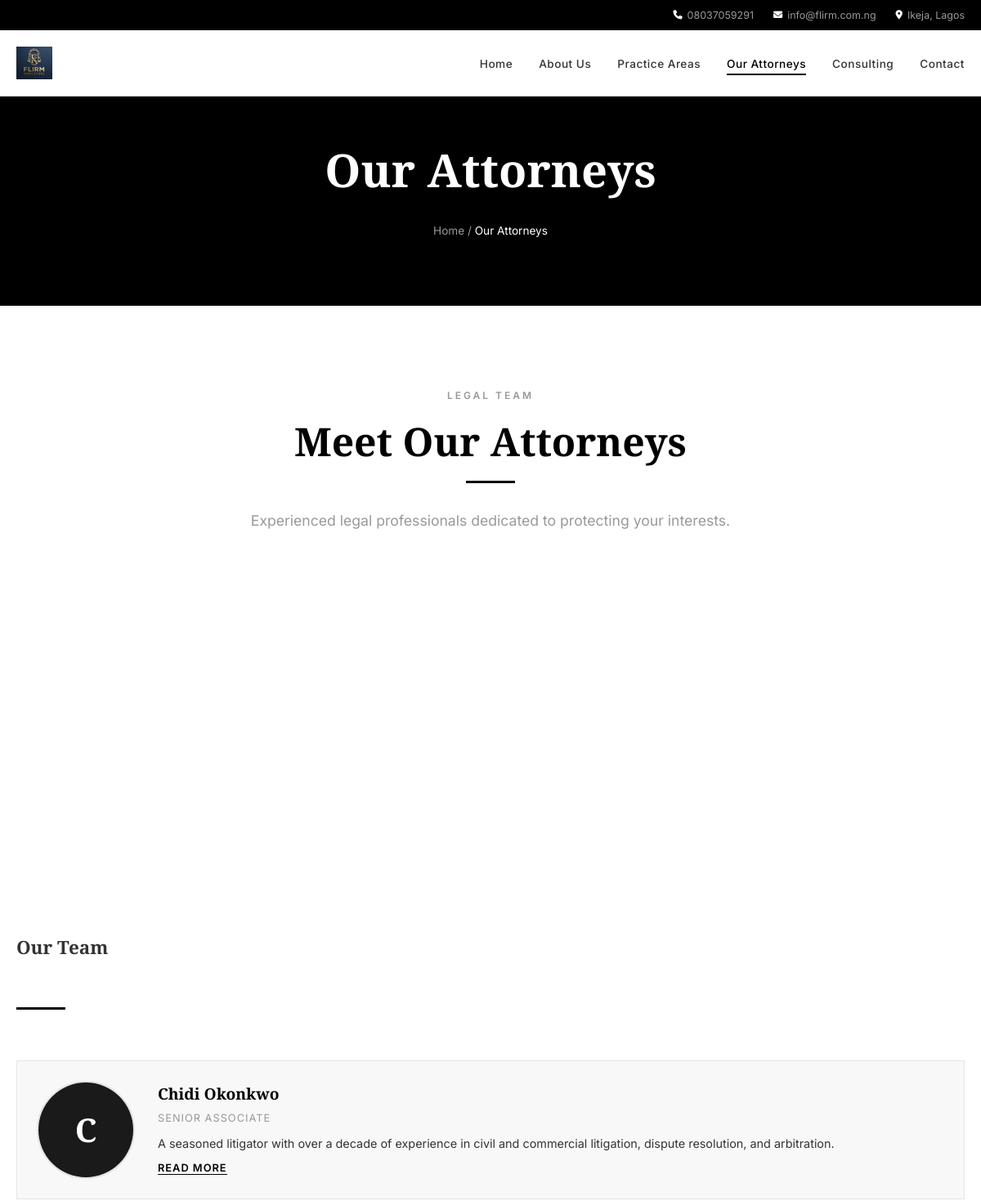
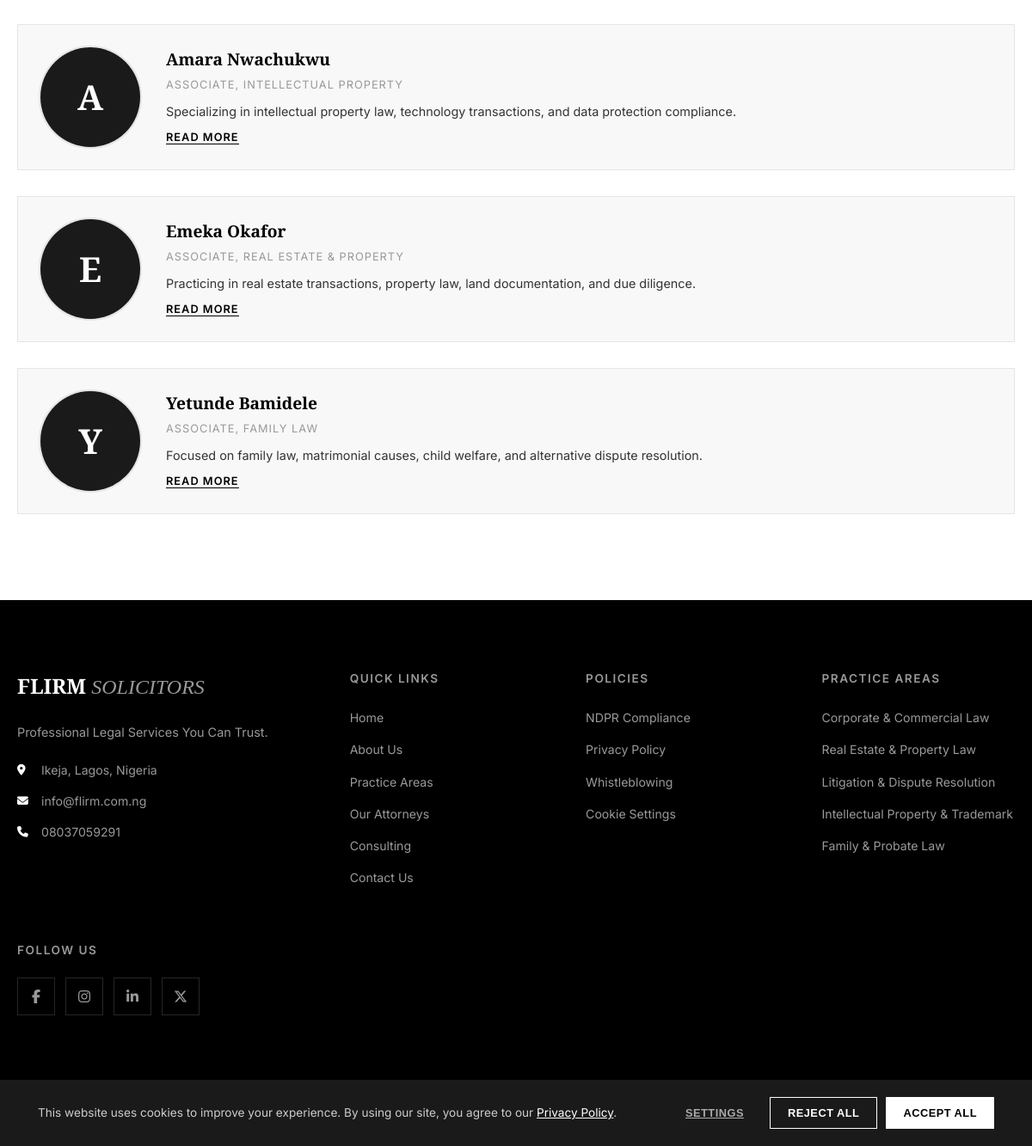
Screenshot of /attorneys.php with the database file from the repository (2 pictures, top to bottom).
### tables this page shows
CREATE TABLE site_settings (
    id INT PRIMARY KEY AUTO_INCREMENT,
    site_name VARCHAR(255) NOT NULL DEFAULT 'FLIRM SOLICITORS',
    site_tagline VARCHAR(255) DEFAULT 'Professional Legal Services Rooted in Integrity, Excellence & Results',
    site_description TEXT,
    logo_url VARCHAR(255) DEFAULT 'assets/images/logo.png',
    favicon_url VARCHAR(255) DEFAULT 'assets/images/favicon.ico',
    footer_text TEXT,
    copyright_text VARCHAR(255) DEFAULT '© 2026 FLIRM SOLICITORS. All Rights Reserved.',
    smtp_host VARCHAR(255) DEFAULT NULL,
    smtp_port VARCHAR(10) DEFAULT NULL,
    smtp_username VARCHAR(255) DEFAULT NULL,
    smtp_password VARCHAR(255) DEFAULT NULL,
    smtp_from_email VARCHAR(255) DEFAULT NULL,
    smtp_from_name VARCHAR(255) DEFAULT NULL,
    updated_at TIMESTAMP DEFAULT CURRENT_TIMESTAMP ON UPDATE CURRENT_TIMESTAMP
);

CREATE TABLE attorneys (
    id INT PRIMARY KEY AUTO_INCREMENT,
    name VARCHAR(255) NOT NULL,
    title VARCHAR(255) NOT NULL,
    short_bio TEXT,
    bio TEXT,
    image_url VARCHAR(255),
    display_order INT DEFAULT 0,
    is_active TINYINT(1) DEFAULT 1,
    created_at TIMESTAMP DEFAULT CURRENT_TIMESTAMP
);

CREATE TABLE footer_content (
    id INT PRIMARY KEY AUTO_INCREMENT,
    about_text TEXT,
    address VARCHAR(255) DEFAULT 'Ikeja, Lagos, Nigeria',
    email VARCHAR(100) DEFAULT 'info@flirm.com.ng',
    phone VARCHAR(50) DEFAULT '08037059291',
    copyright_text VARCHAR(255) DEFAULT '© 2026 FLIRM SOLICITORS. All Rights Reserved.',
    updated_at TIMESTAMP DEFAULT CURRENT_TIMESTAMP ON UPDATE CURRENT_TIMESTAMP
);

CREATE TABLE practice_areas (
    id INT PRIMARY KEY AUTO_INCREMENT,
    title VARCHAR(255) NOT NULL,
    short_description TEXT,
    services TEXT,
    icon_class VARCHAR(100) DEFAULT 'fa-gavel',
    display_order INT DEFAULT 0,
    is_active TINYINT(1) DEFAULT 1,
    created_at TIMESTAMP DEFAULT CURRENT_TIMESTAMP
);

CREATE TABLE social_media (
    id INT PRIMARY KEY AUTO_INCREMENT,
    platform VARCHAR(50) NOT NULL,
    url VARCHAR(255) NOT NULL,
    icon_class VARCHAR(100),
    display_order INT DEFAULT 0,
    is_active TINYINT(1) DEFAULT 1
);

### includes/db.php (called while the page is built, shortened)
<?php
class Database {
    private static $instance = null;
    private $conn;
    private function __construct() {
        try {
            $this->conn = new mysqli(DB_HOST, DB_USER, DB_PASS, DB_NAME);
            $this->conn->set_charset('utf8mb4');
        } catch (Throwable $e) {
            http_response_code(500);
            die('Database connection failed: ' . htmlspecialchars($e->getMessage()));
        }
    }
    public static function getInstance() {
        if (self::$instance === null) {
            self::$instance = new self();
        }
        return self::$instance;
    }
    public function query($sql) {
        return $this->conn->query($sql);
    }
    public function fetchAll($sql) {
        $result = $this->query($sql);
        $data = [];
        if ($result && $result->num_rows > 0) {
            while ($row = $result->fetch_assoc()) {
                $data[] = $row;
            }
        }
        return $data;
    }
    public function fetchOne($sql) {
        $result = $this->query($sql);
        if ($result && $result->num_rows > 0) {
            return $result->fetch_assoc();
        }
        return null;
    }
}

### includes/functions.php (called while the page is built, shortened)
<?php
require_once 'db.php';
function getSetting($key) {
    $db = Database::getInstance();
    $settings = $db->fetchOne("SELECT * FROM site_settings WHERE id = 1");
    return $settings[$key] ?? '';
}
function getPracticeAreas() {
    return Database::getInstance()->fetchAll("SELECT * FROM practice_areas WHERE is_active = 1 ORDER BY display_order ASC");
}
function getSocialMedia() {
    return Database::getInstance()->fetchAll("SELECT * FROM social_media WHERE is_active = 1 ORDER BY display_order ASC");
}
function getFooterContent() {
    return Database::getInstance()->fetchOne("SELECT * FROM footer_content WHERE id = 1");
}
function getAttorneys() {
    return Database::getInstance()->fetchAll("SELECT * FROM attorneys WHERE is_active = 1 ORDER BY display_order ASC");
}
function imgExists($path) {
    return !empty($path) && file_exists(ROOT_PATH . $path);
}
        ?><img src="<?= SITE_URL . htmlspecialchars($path) ?>" alt="<?= htmlspecialchars($alt) ?>" style="<?= $style ?>"><?php

### attorneys.php (the view, shortened to what this page needs)
<?php require_once 'includes/header.php'; ?>
<?php $attorneys = getAttorneys(); ?>
<section class="page-hero">
    <div class="container">
        <h1>Our Attorneys</h1>
        <p class="breadcrumb"><a href="<?= SITE_URL ?>">Home</a> / <span>Our Attorneys</span></p>
    </div>
</section>
<section class="section section-white">
    <div class="container">
        <div class="text-center animate-on-scroll">
            <span class="section-tag">Legal Team</span>
            <h2 class="section-title">Meet Our Attorneys</h2>
            <div class="title-line center"></div>
            <p class="section-subtitle">Experienced legal professionals dedicated to protecting your interests.</p>
        </div>
        <?php if (!empty($attorneys)): ?>
        <div class="attorneys-grid" style="margin-top:60px;">
            <h3 style="font-family:var(--font-serif);font-size:1.4rem;margin-bottom:4px;">Our Team</h3>
            <div class="title-line" style="margin-bottom:32px;"></div>
            <?php foreach ($attorneys as $att): ?>
            <div class="attorney-card" data-attorney="<?= htmlspecialchars($att['name']) ?>">
                <div class="attorney-img">
                    <?php if (imgExists($att['image_url'] ?? '')): ?>
                    <img src="<?= SITE_URL . htmlspecialchars($att['image_url']) ?>" alt="<?= htmlspecialchars($att['name']) ?>">
                    <?php else: ?>
                    <div class="attorney-img-placeholder"><?= htmlspecialchars($att['name'][0]) ?></div>
                    <?php endif; ?>
                </div>
                <div class="attorney-info">
                    <h3 class="attorney-name"><?= htmlspecialchars($att['name']) ?></h3>
                    <div class="attorney-title"><?= htmlspecialchars($att['title']) ?></div>
                    <div class="attorney-bio-short"><?= htmlspecialchars($att['short_bio']) ?></div>
                    <?php if (!empty($att['bio'])): ?>
                    <button class="attorney-readmore" onclick="toggleBio(this)">Read More</button>
                    <?php endif; ?>
                </div>
            </div>
            <?php endforeach; ?>
        </div>
        <?php endif; ?>
    </div>
</section>
<?php require_once 'includes/footer.php'; ?>

### includes/header.php (shortened to what this page needs)
<?php
require_once 'includes/functions.php';
$current_page = basename($_SERVER['PHP_SELF'], '.php');
?>
<!DOCTYPE html>
<html lang="en">
<head>
    <link rel="stylesheet" href="https://cdnjs.cloudflare.com/ajax/libs/font-awesome/6.5.1/css/all.min.css">
    <link rel="stylesheet" href="<?= ASSETS_URL ?>css/style.css">
</head>
<body>
    <header class="site-header" id="siteHeader">
        <div class="header-top">
            <div class="container header-top-inner">
                <span class="header-contact"><i class="fas fa-phone"></i> 08037059291</span>
                <span class="header-contact"><i class="fas fa-envelope"></i> info@flirm.com.ng</span>
                <span class="header-contact"><i class="fas fa-map-marker-alt"></i> Ikeja, Lagos</span>
            </div>
        </div>
        <div class="header-main">
            <div class="container header-main-inner">
                <a href="<?= SITE_URL ?>" class="site-logo">
                    <?php $logo_url = getSetting('logo_url'); if (imgExists($logo_url)): ?>
                    <img src="<?= SITE_URL . htmlspecialchars($logo_url) ?>" alt="FLIRM SOLICITORS" style="height:40px;width:auto;">
                    <?php else: ?>
                    FLIRM <span>SOLICITORS</span>
                    <?php endif; ?>
                </a>
                <nav class="main-nav" id="mainNav">
                    <ul>
                        <li><a href="<?= SITE_URL ?>" class="<?= $current_page == 'index' ? 'active' : '' ?>">Home</a></li>
                        <li><a href="<?= SITE_URL ?>about.php" class="<?= $current_page == 'about' ? 'active' : '' ?>">About Us</a></li>
                        <li><a href="<?= SITE_URL ?>practice-areas.php" class="<?= $current_page == 'practice-areas' ? 'active' : '' ?>">Practice Areas</a></li>
                        <li><a href="<?= SITE_URL ?>attorneys.php" class="<?= $current_page == 'attorneys' ? 'active' : '' ?>">Our Attorneys</a></li>
                        <li><a href="<?= SITE_URL ?>consulting.php" class="<?= $current_page == 'consulting' ? 'active' : '' ?>">Consulting</a></li>
                        <li><a href="<?= SITE_URL ?>contact.php" class="<?= $current_page == 'contact' ? 'active' : '' ?>">Contact</a></li>
                    </ul>
                </nav>
            </div>
        </div>
    </header>

### includes/footer.php (shortened to what this page needs)
<?php
$footer = getFooterContent();
$socials = getSocialMedia();
?>
    <footer class="site-footer">
        <div class="container">
            <div class="footer-grid">
                <div class="footer-col footer-brand">
                    <h3>FLIRM <span>SOLICITORS</span></h3>
                    <p><?= htmlspecialchars($footer['about_text'] ?? 'Professional Legal Services You Can Trust.') ?></p>
                    <div class="footer-contact-list">
                        <div class="footer-contact-item">
                            <i class="fas fa-map-marker-alt"></i>
                            <span><?= htmlspecialchars($footer['address'] ?? '') ?></span>
                        </div>
                        <div class="footer-contact-item">
                            <i class="fas fa-envelope"></i>
                            <span><?= htmlspecialchars($footer['email'] ?? '') ?></span>
                        </div>
                        <div class="footer-contact-item">
                            <i class="fas fa-phone"></i>
                            <span><?= htmlspecialchars($footer['phone'] ?? '') ?></span>
                        </div>
                    </div>
                </div>
                <div class="footer-col">
                    <h4>Quick Links</h4>
                    <ul class="footer-links">
                        <li><a href="<?= SITE_URL ?>">Home</a></li>
                        <li><a href="<?= SITE_URL ?>about.php">About Us</a></li>
                        <li><a href="<?= SITE_URL ?>practice-areas.php">Practice Areas</a></li>
                        <li><a href="<?= SITE_URL ?>attorneys.php">Our Attorneys</a></li>
                        <li><a href="<?= SITE_URL ?>consulting.php">Consulting</a></li>
                        <li><a href="<?= SITE_URL ?>contact.php">Contact Us</a></li>
                    </ul>
                </div>
                <div class="footer-col">
                    <h4>Policies</h4>
                    <ul class="footer-links">
                        <li><a href="<?= SITE_URL ?>ndpr-compliance.php">NDPR Compliance</a></li>
                        <li><a href="<?= SITE_URL ?>privacy-policy.php">Privacy Policy</a></li>
                        <li><a href="<?= SITE_URL ?>whistleblowing.php">Whistleblowing</a></li>
                        <li><a href="#" onclick="event.preventDefault();cookieShowSettings();">Cookie Settings</a></li>
                    </ul>
                </div>
                <div class="footer-col">
                    <h4>Practice Areas</h4>
                    <ul class="footer-links">
<?php
$areas = getPracticeAreas();
foreach (array_slice($areas, 0, 5) as $area):
?>
                        <li><a href="<?= SITE_URL ?>practice-areas.php#area-<?= $area['id'] ?>"><?= htmlspecialchars($area['title']) ?></a></li>
<?php endforeach; ?>
                    </ul>
                </div>
                <div class="footer-col">
                    <h4>Follow Us</h4>
                    <div class="footer-social">
<?php foreach ($socials as $social): ?>
                        <a href="<?= htmlspecialchars($social['url']) ?>" class="social-icon" target="_blank" rel="noopener" aria-label="<?= htmlspecialchars($social['platform']) ?>">
                            <i class="fab <?= htmlspecialchars($social['icon_class']) ?>"></i>
                        </a>
<?php endforeach; ?>
                    </div>
                </div>
            </div>
        </div>
        <div class="footer-bottom">
            <div class="container">
                <p><?= htmlspecialchars($footer['copyright_text'] ?? '© 2026 FLIRM SOLICITORS. All Rights Reserved.') ?></p>
            </div>
        </div>
    </footer>
    <div id="cookieBanner" class="cookie-banner">
        <div class="container">
            <p>This website uses cookies to improve your experience. By using our site, you agree to our <a href="<?= SITE_URL ?>privacy-policy.php">Privacy Policy</a>.</p>
            <div class="cookie-actions">
                <button class="cookie-btn cookie-btn-link" onclick="cookieShowSettings()">Settings</button>
                <button class="cookie-btn cookie-btn-secondary" onclick="cookieAcceptNecessary()">Reject All</button>
                <button class="cookie-btn cookie-btn-primary" onclick="cookieAcceptAll()">Accept All</button>
            </div>
        </div>
    </div>
</body>
</html>

### rows the page displays
site_settings: logo_url (picture)
attorneys: name "C", name "Chidi Okonkwo", title "SENIOR ASSOCIATE", short_bio "A seasoned litigator with over a decade of experience in civil and commercial litigation, dispute resolution, and arbitration."
attorneys: name "A", name "Amara Nwachukwu", title "ASSOCIATE, INTELLECTUAL PROPERTY", short_bio "Specializing in intellectual property law, technology transactions, and data protection compliance."
attorneys: name "E", name "Emeka Okafor", title "ASSOCIATE, REAL ESTATE & PROPERTY", short_bio "Practicing in real estate transactions, property law, land documentation, and due diligence."
attorneys: name "Y", name "Yetunde Bamidele", title "ASSOCIATE, FAMILY LAW", short_bio "Focused on family law, matrimonial causes, child welfare, and alternative dispute resolution."
footer_content: about_text "Professional Legal Services You Can Trust.", address "Ikeja, Lagos, Nigeria", email "info@flirm.com.ng", phone "08037059291"
practice_areas: title "Corporate & Commercial Law"
practice_areas: title "Real Estate & Property Law"
practice_areas: title "Litigation & Dispute Resolution"
practice_areas: title "Intellectual Property & Trademark"
practice_areas: title "Family & Probate Law"
